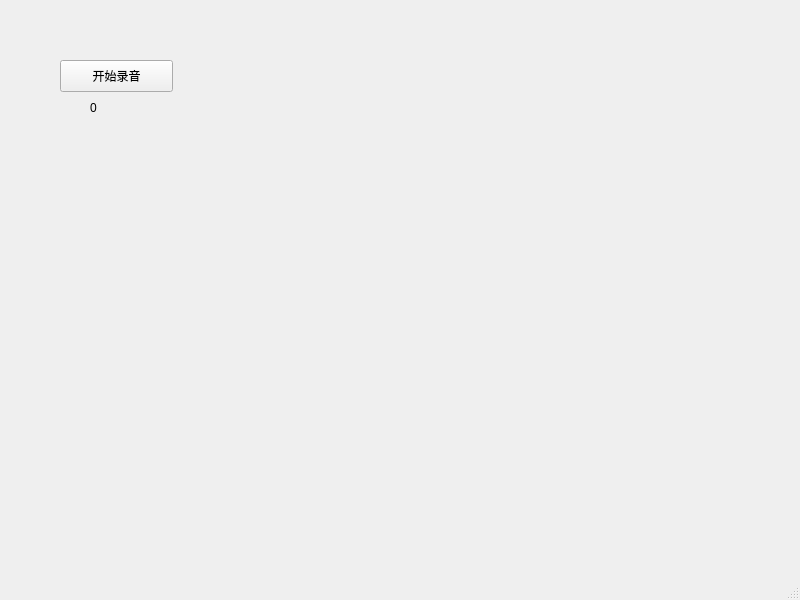
<?xml version="1.0" encoding="UTF-8"?>
<ui version="4.0">
 <class>MainWindow</class>
 <widget class="QMainWindow" name="MainWindow">
  <property name="geometry">
   <rect>
    <x>0</x>
    <y>0</y>
    <width>800</width>
    <height>600</height>
   </rect>
  </property>
  <property name="windowTitle">
   <string>MainWindow</string>
  </property>
  <widget class="QWidget" name="centralwidget">
   <widget class="QPushButton" name="audioButton">
    <property name="geometry">
     <rect>
      <x>60</x>
      <y>60</y>
      <width>113</width>
      <height>32</height>
     </rect>
    </property>
    <property name="text">
     <string>开始录音</string>
    </property>
   </widget>
   <widget class="QLabel" name="timeLabel">
    <property name="geometry">
     <rect>
      <x>90</x>
      <y>100</y>
      <width>60</width>
      <height>16</height>
     </rect>
    </property>
    <property name="text">
     <string>0</string>
    </property>
   </widget>
  </widget>
  <widget class="QMenuBar" name="menubar">
   <property name="geometry">
    <rect>
     <x>0</x>
     <y>0</y>
     <width>800</width>
     <height>24</height>
    </rect>
   </property>
  </widget>
  <widget class="QStatusBar" name="statusbar"/>
 </widget>
 <resources/>
 <connections/>
</ui>
